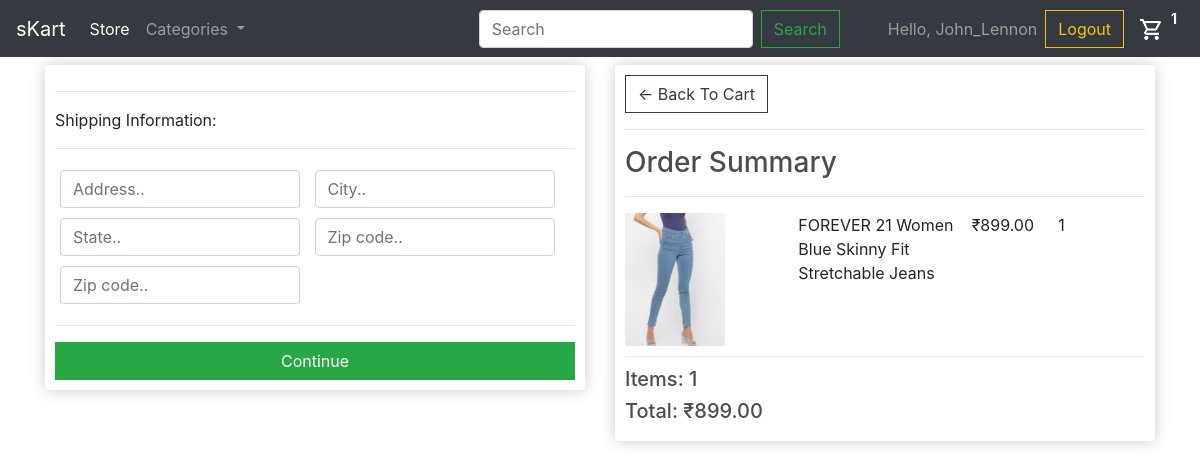
The page /checkout/ (signed in) on the database its author committed.
### store/models.py (models this page shows, shortened)
class OrderItem(models.Model):
    product = models.ForeignKey(Product, on_delete=models.SET_NULL, blank=True, null=True)
    order = models.ForeignKey(Order, on_delete=models.SET_NULL, blank=True, null=True)
    quantity = models.IntegerField(default=0, null=True, blank=True)
    date_added = models.DateTimeField(auto_now_add=True)
    @property
    def get_total(self):
        total = self.product.price * self.quantity
        return total

class Product(models.Model):
    name = models.CharField(max_length=200, null=True)
    price = models.DecimalField(max_digits=7, decimal_places=2)
    digital = models.BooleanField(default=False, null=True, blank=False)
    category = models.CharField(max_length=200, null=True)
    image = models.ImageField(null=True, blank=True)
    @property
    def imageURL(self):
        try:
            url = self.image.url
        except:
            url = ''
        return url

class Order(models.Model):
    customer = models.ForeignKey(User, on_delete=models.SET_NULL, blank=True, null=True)
    date_ordered = models.DateTimeField(auto_now_add=True)
    complete = models.BooleanField(default=False, null=True, blank=False)
    transaction_id = models.CharField(max_length=200, null=True)
    @property
    def shipping(self):
        shipping = False
        orderItems = self.orderitem_set.all()
        for i in orderItems:
            if i.product.digital == False:
                shipping = True
        return shipping
    '''
    Returns the total value off all items in cart taking into account the quantity
    of each item
    '''
    @property
    def get_cart_total(self):
        orderitems = self.orderitem_set.all()
        total = sum(item.get_total for item in orderitems)
        return total
    '''
    Returns the sum total of the number of items of each type
    '''
    @property
    def get_cart_items(self):
        orderitems = self.orderitem_set.all()
        total = sum(item.quantity for item in orderitems)
        return total

### store/views.py (the view)
# urls.py: path('checkout/', views.checkout, name = 'checkout'),
def checkout(request):
    data = cartData(request)
    items = data['items']
    order = data['order']
    cartItems = data['cartItems']
    context = {'items':items, 'order': order, 'cartItems': cartItems}
    return render(request, 'store/checkout.html', context)

### store/utils.py (called while the page is built)
def cartData(request):
    if request.user.is_authenticated:
        customer = request.user
        order, created = Order.objects.get_or_create(customer=customer, complete=False)
        items = order.orderitem_set.all()
        cartItems = order.get_cart_items
    else:
        cookieData = cookieCart(request)
        items = cookieData['items']
        order = cookieData['order']
        cartItems = cookieData['cartItems']
    return {'cartItems':cartItems, 'order':order, 'items':items}

### store/templates/store/checkout.html (shortened to what this page needs)
{% extends 'store/main.html' %}
{% load static %}
{% block content %}
  <div class="row">
    <div class="col-lg-6">
      <div class="box-element" id = "form-wrapper">
        <form id = "form">
          <div id = "shipping-info">
            <hr>
						<p>Shipping Information:</p>
						<hr>
						<div class="form-field">
							<input class="form-control" type="text" name="address" placeholder="Address..">
						</div>
						<div class="form-field">
							<input class="form-control" type="text" name="city" placeholder="City..">
						</div>
						<div class="form-field">
							<input class="form-control" type="text" name="state" placeholder="State..">
						</div>
						<div class="form-field">
							<input class="form-control" type="text" name="zipcode" placeholder="Zip code..">
						</div>
						<div class="form-field">
							<input class="form-control" type="text" name="country" placeholder="Zip code..">
						</div>
          </div>
          <hr>
          <input id="form-button" class="btn btn-success btn-block" type="submit" value="Continue">
        </form>
      </div>
      <br>
    </div>
    <div class="col-lg-6">
      <div class="box-element">
        <a class="btn btn-outline-dark" href="{% url 'cart' %}">&#x2190
        Back To Cart</a>
        <hr>
        <h3>Order Summary</h3>
        <hr>
        {% for item in items %}
        <div class="cart-row">
          <div style="flex:2"><img class = "row-image" src="{{ item.product.imageURL }}"></div>
          <div style="flex:2"><p>{{ item.product.name }}</p></div>
          <div style="flex:1"><p>&#8377;{{ item.product.price|floatformat:2 }}</p></div>
          <div style="flex:1"><p>{{ item.quantity }}</p></div>
        </div>
        {% endfor %}
        <h5>Items: {{ order.get_cart_items }}</h5>
        <h5>Total: &#8377;{{ order.get_cart_total|floatformat:2 }}</h5>
      </div>
    </div>
  </div>
{% endblock %}

### store/templates/store/main.html (shortened to what this page needs)
<!DOCTYPE html>
{% load static %}
<html lang="en" dir="ltr">
  <head>
    <link rel="stylesheet" href="https://maxcdn.bootstrapcdn.com/bootstrap/4.0.0/css/bootstrap.min.css">
    <link rel="stylesheet" type = "text/css" href="{% static 'css/main.css' %}">
    <link rel="stylesheet" href="{% static 'css/owl.carousel.min.css' %}">
  </head>
  <body>
    <nav class="navbar navbar-expand-lg navbar-dark bg-dark fixed-top">
      <a class="navbar-brand" href="{% url 'home' %}">sKart</a>
      <div class="collapse navbar-collapse" id="navbarSupportedContent">
        <ul class="navbar-nav mr-auto">
          <li class="nav-item active">
            <a class="nav-link" href="{% url 'store' %}">Store<span class="sr-only">(current)</span></a>
          </li>
          <li class="nav-item dropdown">
            <a class="nav-link dropdown-toggle" href="#" id="navbarDropdown" role="button" data-toggle="dropdown" aria-haspopup="true" aria-expanded="false">
              Categories
            </a>
          </li>
        </ul>
        <form class="form-inline my-2 my-lg-0 mr-5">
          <input class="form-control mr-sm-2" type="search" placeholder="Search" aria-label="Search">
          <button class="btn btn-outline-success my-2 my-sm-0" type="submit">Search</button>
        </form>
        <div class="form-inline my-2 my-lg-0">
          {% if user.is_authenticated %}
            <span class="navbar-text mr-2">
              Hello, {{ user.username }}
            </span>
            <a href="{% url 'logout' %}" class="btn btn-outline-warning">Logout</a>
          {% else %}
            <a href="{% url 'register' %}" class="btn btn-info mr-2">Register</a>
            <a href="{% url 'user_login' %}" class="btn btn-outline-warning">Login</a>
          {% endif %}
  	     	<a href="{% url 'cart' %}">
  	    		<img id="cart-icon" src="{% static 'images/shopping_cart_24dp.png' %}">
  	    	</a>
  	    	<p id="cart-total">{{ cartItems }}</p>
  	    </div>
      </div>
    </nav>
    <div class="container">
      {% block content %}
      {% endblock %}
    </div>
  </body>
</html>

### static/css/main.css (style rules this page uses)
body { padding-top: 55px; }
h1,h2,h3,h4,h5,h6 { color:hsl(0, 0%, 30%); }
.box-element { box-shadow:hsl(0, 0%, 80%) 0 0 16px; background-color: #fff; border-radius: 4px; padding: 10px; }
#cart-icon { width:25px; display: inline-block; margin-left: 15px; }
#cart-total { display: block; text-align: center; color:#fff; font-weight: bold; width: 20px; height: 25px; border-radius: 50%; font-size: 14px; }
.col-lg-4, .col-lg-6, .col-lg-8, .col-lg-12 { margin-top: 10px; }
.btn { border-radius: 0; }
.row-image { width: 100px; }
.form-field { width:250px; display: inline-block; padding: 5px; }
.cart-row { display: flex; align-items: flex-stretch; padding-bottom: 10px; margin-bottom: 10px; border-bottom: 1px solid #ececec; }

### rows shown on the page
OrderItem: product.imageURL (picture), product.name "FOREVER 21 Women Blue Skinny Fit Stretchable Jeans", product.price "899.00", quantity "1"
Order: get_cart_items "1", get_cart_total "899.00"

### other values the page prints
{{ user.username }} "John_Lennon"
{{ cartItems }} "1"
